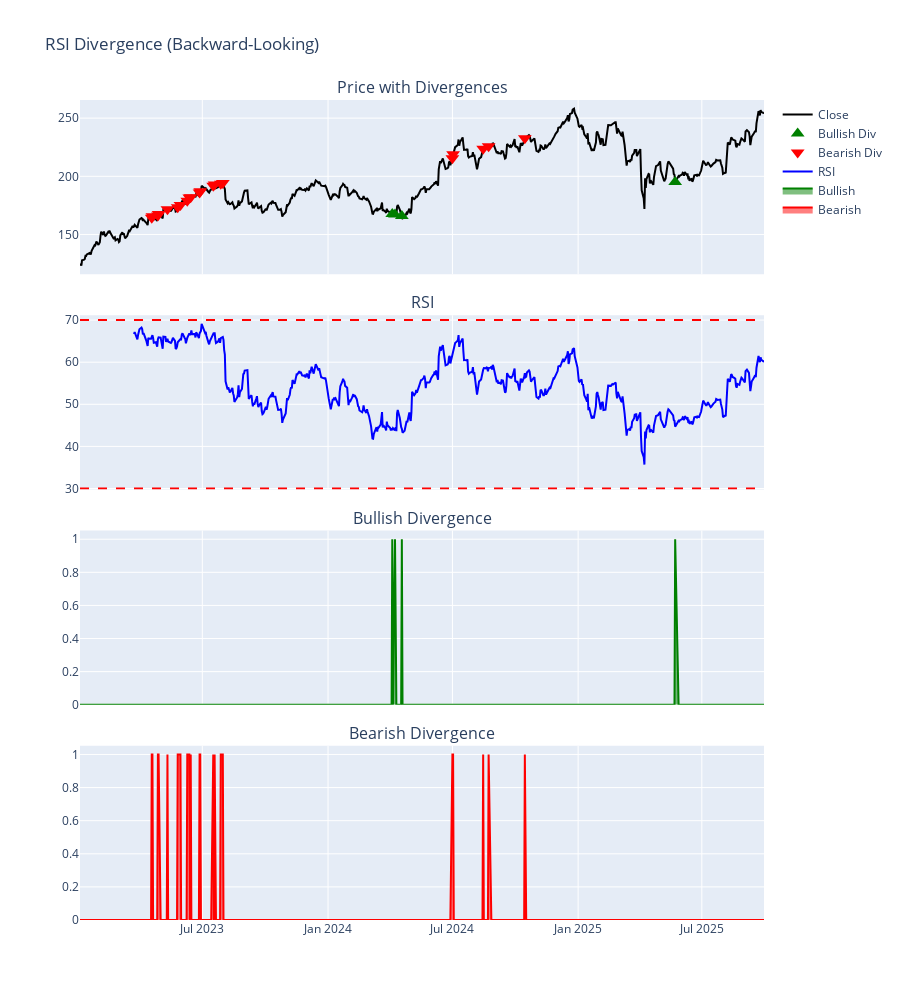

Source (notebook cell):
### Markdown cell above
## 3. RSI Divergence Detection

Backward-looking divergence detection - NO LOOKAHEAD BIAS.

- Bullish divergence: Price makes lower low, RSI makes higher low
- Bearish divergence: Price makes higher high, RSI makes lower high

Uses rolling window to detect local extrema, then compares consecutive extrema. Safe for real-time trading and ML features.

### Code cell
# Calculate RSI
df['RSI'] = calculate_rsi(df, period=14)

# Detect divergence
df = detect_rsi_divergence(
    df,
    rsi_col='RSI',
    price_col='close',
    lookback_window=5,
    max_lookback=55,
    min_distance=5
)

# Visualize
fig = make_subplots(rows=4, cols=1, shared_xaxes=True, vertical_spacing=0.05,
                    subplot_titles=('Price with Divergences', 'RSI', 
                                    'Bullish Divergence', 'Bearish Divergence'))

# Row 1: Price with divergence markers
fig.add_trace(go.Scatter(x=df['date'], y=df['close'], name='Close',
                        line=dict(color='black')), row=1, col=1)

bullish = df[df['Bullish_Divergence'] == 1]
fig.add_trace(go.Scatter(x=bullish['date'], y=bullish['close'],
                        mode='markers', name='Bullish Div',
                        marker=dict(color='green', size=12, symbol='triangle-up')), row=1, col=1)

bearish = df[df['Bearish_Divergence'] == 1]
fig.add_trace(go.Scatter(x=bearish['date'], y=bearish['close'],
                        mode='markers', name='Bearish Div',
                        marker=dict(color='red', size=12, symbol='triangle-down')), row=1, col=1)

# Row 2: RSI
fig.add_trace(go.Scatter(x=df['date'], y=df['RSI'], name='RSI',
                        line=dict(color='blue')), row=2, col=1)
fig.add_hline(y=30, line_dash="dash", line_color="red", row=2, col=1)
fig.add_hline(y=70, line_dash="dash", line_color="red", row=2, col=1)

# Row 3: Bullish signal
fig.add_trace(go.Scatter(x=df['date'], y=df['Bullish_Divergence'], 
                        name='Bullish', fill='tozeroy', 
                        line=dict(color='green')), row=3, col=1)

# Row 4: Bearish signal
fig.add_trace(go.Scatter(x=df['date'], y=df['Bearish_Divergence'], 
                        name='Bearish', fill='tozeroy', 
                        line=dict(color='red')), row=4, col=1)

fig.update_layout(height=1000, title_text="RSI Divergence (Backward-Looking)")
fig.show()

print(f"Bullish divergences: {(df['Bullish_Divergence'] == 1).sum()}")
print(f"Bearish divergences: {(df['Bearish_Divergence'] == 1).sum()}")
print(f"Avg strength: {df[df['Divergence_Strength'] > 0]['Divergence_Strength'].mean():.4f}")

### Figure 1 — Plotly figure (JSON) as saved in the notebook; plotly's stock layout.template omitted (floating-point values rounded to 4 significant figures; data arrays with more than 128 entries replaced by an {"elided": "..."} marker saying what was removed)
{"data": [{"line": {"color": "black"}, "name": "Close", "type": "scatter", "x": {"elided": "688 str values"}, "xaxis": "x", "y": {"elided": "688 float values"}, "yaxis": "y"}, {"marker": {"color": "green", "size": 12, "symbol": "triangle-up"}, "mode": "markers", "name": "Bullish Div", "type": "scatter", "x": ["2024-04-04T00:00:00.000000000", "2024-04-08T00:00:00.000000000", "2024-04-18T00:00:00.000000000", "2025-05-23T00:00:00.000000000"], "xaxis": "x", "y": [167.6, 167.2, 165.8, 195.0], "yaxis": "y"}, {"marker": {"color": "red", "size": 12, "symbol": "triangle-down"}, "mode": "markers", "name": "Bearish Div", "type": "scatter", "x": ["2023-04-18T00:00:00.000000000", "2023-04-19T00:00:00.000000000", "2023-04-27T00:00:00.000000000", "2023-04-28T00:00:00.000000000", "2023-05-11T00:00:00.000000000", "2023-05-26T00:00:00.000000000", "2023-05-30T00:00:00.000000000", "2023-06-09T00:00:00.000000000", "2023-06-12T00:00:00.000000000", "2023-06-14T00:00:00.000000000", "2023-06-27T00:00:00.000000000", "2023-06-28T00:00:00.000000000", "2023-07-17T00:00:00.000000000", "2023-07-19T00:00:00.000000000", "2023-07-28T00:00:00.000000000", "2023-07-31T00:00:00.000000000", "2024-07-01T00:00:00.000000000", "2024-07-02T00:00:00.000000000", "2024-08-15T00:00:00.000000000", "2024-08-23T00:00:00.000000000", "2024-10-15T00:00:00.000000000"], "xaxis": "x", "y": [164.4, 165.6, 166.3, 167.6, 171.6, 173.5, 175.3, 179.0, 181.8, 181.9, 186.0, 187.2, 191.8, 192.9, 193.7, 194.3, 215.5, 219.0, 223.7, 225.8, 232.8], "yaxis": "y"}, {"line": {"color": "blue"}, "name": "RSI", "type": "scatter", "x": {"elided": "688 str values"}, "xaxis": "x2", "y": {"elided": "688 float values"}, "yaxis": "y2"}, {"fill": "tozeroy", "line": {"color": "green"}, "name": "Bullish", "type": "scatter", "x": {"elided": "688 str values"}, "xaxis": "x3", "y": {"elided": "688 int values"}, "yaxis": "y3"}, {"fill": "tozeroy", "line": {"color": "red"}, "name": "Bearish", "type": "scatter", "x": {"elided": "688 str values"}, "xaxis": "x4", "y": {"elided": "688 int values"}, "yaxis": "y4"}], "layout": {"annotations": [{"font": {"size": 16}, "showarrow": false, "text": "Price with Divergences", "x": 0.5, "xanchor": "center", "xref": "paper", "y": 1, "yanchor": "bottom", "yref": "paper"}, {"font": {"size": 16}, "showarrow": false, "text": "RSI", "x": 0.5, "xanchor": "center", "xref": "paper", "y": 0.7375, "yanchor": "bottom", "yref": "paper"}, {"font": {"size": 16}, "showarrow": false, "text": "Bullish Divergence", "x": 0.5, "xanchor": "center", "xref": "paper", "y": 0.475, "yanchor": "bottom", "yref": "paper"}, {"font": {"size": 16}, "showarrow": false, "text": "Bearish Divergence", "x": 0.5, "xanchor": "center", "xref": "paper", "y": 0.2125, "yanchor": "bottom", "yref": "paper"}], "height": 1000, "shapes": [{"line": {"color": "red", "dash": "dash"}, "type": "line", "x0": 0, "x1": 1, "xref": "x2 domain", "y0": 30, "y1": 30, "yref": "y2"}, {"line": {"color": "red", "dash": "dash"}, "type": "line", "x0": 0, "x1": 1, "xref": "x2 domain", "y0": 70, "y1": 70, "yref": "y2"}], "title": {"text": "RSI Divergence (Backward-Looking)"}, "xaxis": {"anchor": "y", "domain": [0, 1], "matches": "x4", "showticklabels": false}, "xaxis2": {"anchor": "y2", "domain": [0, 1], "matches": "x4", "showticklabels": false}, "xaxis3": {"anchor": "y3", "domain": [0, 1], "matches": "x4", "showticklabels": false}, "xaxis4": {"anchor": "y4", "domain": [0, 1]}, "yaxis": {"anchor": "x", "domain": [0.7875, 1]}, "yaxis2": {"anchor": "x2", "domain": [0.525, 0.7375]}, "yaxis3": {"anchor": "x3", "domain": [0.2625, 0.475]}, "yaxis4": {"anchor": "x4", "domain": [0, 0.2125]}}}
